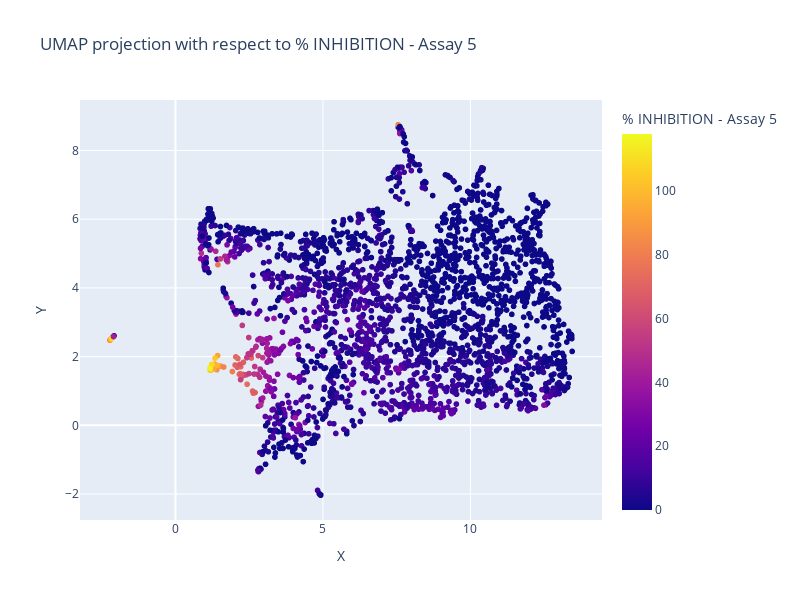

The cell this chart's notebook holds for it:
### Code cell
plot_projection_2d(projections, feature='% INHIBITION - Assay 5')

### Figure 1 — Plotly figure (JSON) as saved in the notebook; plotly's stock layout.template omitted (floating-point values rounded to 4 significant figures; data arrays with more than 128 entries replaced by an {"elided": "..."} marker saying what was removed)
{"data": [{"hovertemplate": "X=%{x}<br>Y=%{y}<br>Compound ID=%{text}<br>% INHIBITION - Assay 5=%{marker.color}<extra></extra>", "legendgroup": "", "marker": {"color": {"elided": "2456 float values"}, "coloraxis": "coloraxis", "symbol": "circle"}, "mode": "markers+text", "name": "", "showlegend": false, "text": {"elided": "2456 int values"}, "type": "scattergl", "x": {"elided": "2456 float values"}, "xaxis": "x", "y": {"elided": "2456 float values"}, "yaxis": "y"}], "layout": {"coloraxis": {"cmax": 118.0, "cmin": 0, "colorbar": {"title": {"text": "% INHIBITION - Assay 5"}}, "colorscale": [[0, "#0d0887"], [0.1111, "#46039f"], [0.2222, "#7201a8"], [0.3333, "#9c179e"], [0.4444, "#bd3786"], [0.5556, "#d8576b"], [0.6667, "#ed7953"], [0.7778, "#fb9f3a"], [0.8889, "#fdca26"], [1, "#f0f921"]]}, "height": 600, "legend": {"tracegroupgap": 0}, "title": {"text": "UMAP projection with respect to % INHIBITION - Assay 5"}, "width": 800, "xaxis": {"anchor": "y", "domain": [0, 1], "title": {"text": "X"}}, "yaxis": {"anchor": "x", "domain": [0, 1], "title": {"text": "Y"}}}}
